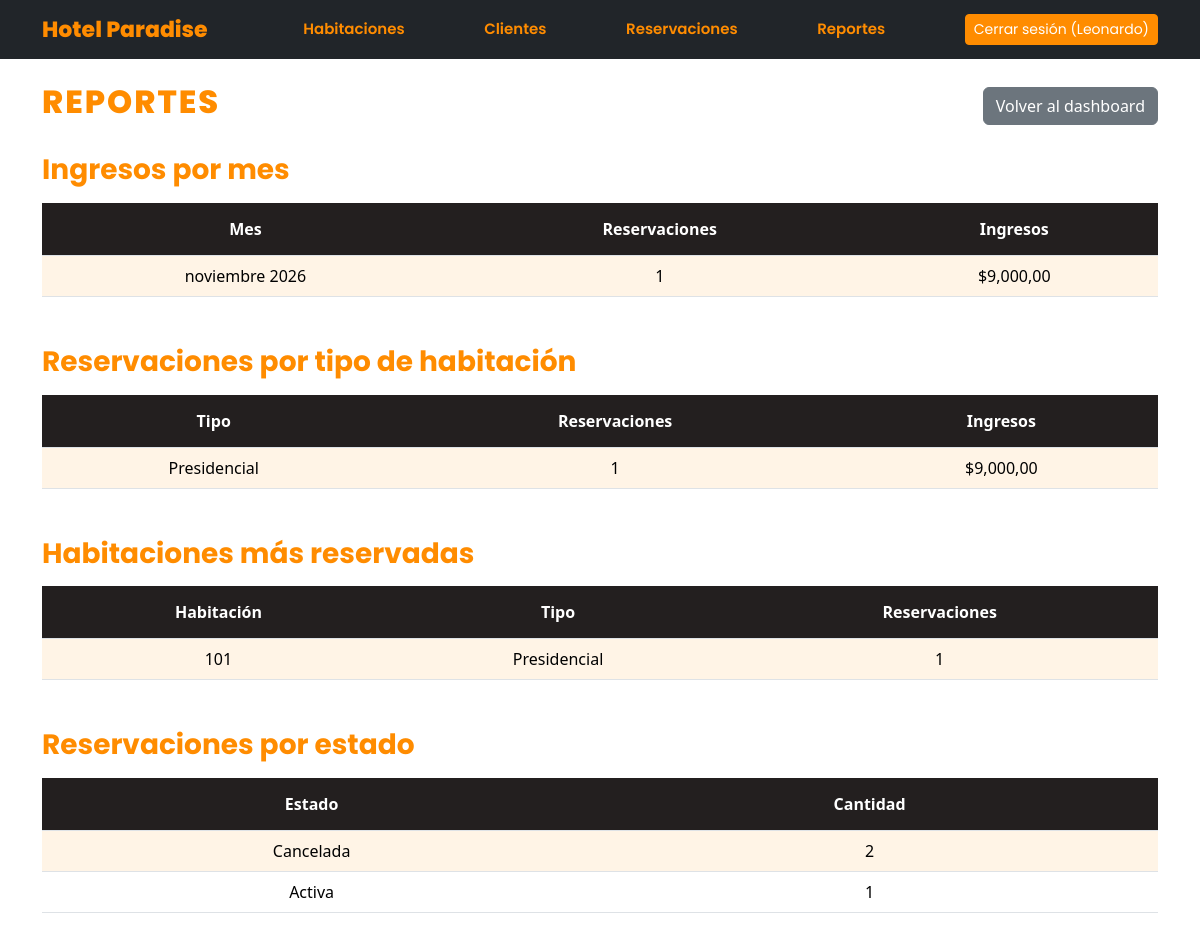
The page /reportes/ (signed in) on the database its author committed.
### habitaciones/models.py (models this page shows, shortened)
class Habitacion(models.Model):
    TIPOS = [
        ('individual', 'Individual'),
        ('doble', 'Doble'),
        ('suite', 'Suite'),
        ('presidencial', 'Presidencial'),
    ]
    numero = models.IntegerField(unique=True)
    tipo =  models.CharField((""), max_length=20, choices=TIPOS)
    precioxnoche = models.DecimalField(max_digits=  15, decimal_places=2)
    capacidad = models.IntegerField()
    disponible = models.BooleanField(default= True)
    imagen = models.ImageField(upload_to='habitaciones/', blank=True, null=True)

### reservaciones/models.py (models this page shows, shortened)
class Reservacion(models.Model):
    ACTIVA = 'activa'
    CANCELADA = 'cancelada'
    FINALIZADA = 'finalizada'
    ESTADOS = [
        (ACTIVA, 'Activa'),
        (CANCELADA, 'Cancelada'),
        (FINALIZADA, 'Finalizada'),
    ]
    cliente = models.ForeignKey(Cliente, on_delete=models.PROTECT,
                                related_name='reservaciones')
    habitacion = models.ForeignKey(Habitacion, on_delete=models.PROTECT,
                                   related_name='reservaciones')
    fecha_entrada = models.DateField()
    fecha_salida = models.DateField()
    total = models.DecimalField(max_digits=10, decimal_places=2,
                                default=0, editable=False)
    estado = models.CharField(max_length=20, choices=ESTADOS, default=ACTIVA)
    class Meta:
        ordering = ['-fecha_entrada']
        verbose_name = 'Reservación'
        verbose_name_plural = 'Reservaciones'

### hotel_paradise/views.py (the view)
# urls.py: path('reportes/', views.reportes, name='reportes'),
@login_required
def reportes(request):
    validas = Reservacion.objects.exclude(estado=Reservacion.CANCELADA)
    ingresos_por_mes = (
        validas
        .annotate(mes=TruncMonth('fecha_entrada'))
        .values('mes')
        .annotate(reservaciones=Count('id'), ingresos=Sum('total'))
        .order_by('-mes')
    )
    nombres_tipo = dict(Habitacion.TIPOS)
    por_tipo = [
        {
            'tipo': nombres_tipo.get(fila['habitacion__tipo'], fila['habitacion__tipo']),
            'reservaciones': fila['reservaciones'],
            'ingresos': fila['ingresos'],
        }
        for fila in (
            validas
            .values('habitacion__tipo')
            .annotate(reservaciones=Count('id'), ingresos=Sum('total'))
            .order_by('-reservaciones')
        )
    ]
    mas_reservadas = (
        Habitacion.objects
        .annotate(total=Count(
            'reservaciones',
            filter=~Q(reservaciones__estado=Reservacion.CANCELADA)
        ))
        .filter(total__gt=0)
        .order_by('-total')[:5]
    )
    nombres_estado = dict(Reservacion.ESTADOS)
    por_estado = [
        {
            'estado': nombres_estado.get(fila['estado'], fila['estado']),
            'cantidad': fila['cantidad'],
        }
        for fila in (
            Reservacion.objects
            .values('estado')
            .annotate(cantidad=Count('id'))
            .order_by('-cantidad')
        )
    ]
    return render(request, 'reportes.html', {
        'ingresos_por_mes': ingresos_por_mes,
        'por_tipo': por_tipo,
        'mas_reservadas': mas_reservadas,
        'por_estado': por_estado,
    })

### templates/reportes.html (shortened to what this page needs)
{% extends 'base.html' %}
{% load humanize %}
{% block content %}
<div class="d-flex justify-content-between align-items-center mb-4">
    <h1 class="titulo-habitaciones">Reportes</h1>
    <a href="{% url 'dashboard' %}" class="btn btn-limpiar">Volver al dashboard</a>
</div>
<h3 class="titulo-formulario mb-3">Ingresos por mes</h3>
<table class="table text-center align-middle mb-5">
    <thead>
        <tr>
            <th>Mes</th>
            <th>Reservaciones</th>
            <th>Ingresos</th>
        </tr>
    </thead>
    <tbody>
        {% for fila in ingresos_por_mes %}
        <tr>
            <td>{{ fila.mes|date:"F Y" }}</td>
            <td>{{ fila.reservaciones }}</td>
            <td>${{ fila.ingresos|floatformat:2|intcomma }}</td>
        </tr>
        {% empty %}
        <tr><td colspan="3">Todavía no hay reservaciones.</td></tr>
        {% endfor %}
    </tbody>
</table>
<h3 class="titulo-formulario mb-3">Reservaciones por tipo de habitación</h3>
<table class="table text-center align-middle mb-5">
    <thead>
        <tr>
            <th>Tipo</th>
            <th>Reservaciones</th>
            <th>Ingresos</th>
        </tr>
    </thead>
    <tbody>
        {% for fila in por_tipo %}
        <tr>
            <td>{{ fila.tipo }}</td>
            <td>{{ fila.reservaciones }}</td>
            <td>${{ fila.ingresos|floatformat:2|intcomma }}</td>
        </tr>
        {% empty %}
        <tr><td colspan="3">Todavía no hay reservaciones.</td></tr>
        {% endfor %}
    </tbody>
</table>
<h3 class="titulo-formulario mb-3">Habitaciones más reservadas</h3>
<table class="table text-center align-middle mb-5">
    <thead>
        <tr>
            <th>Habitación</th>
            <th>Tipo</th>
            <th>Reservaciones</th>
        </tr>
    </thead>
    <tbody>
        {% for habitacion in mas_reservadas %}
        <tr>
            <td>{{ habitacion.numero }}</td>
            <td>{{ habitacion.get_tipo_display }}</td>
            <td>{{ habitacion.total }}</td>
        </tr>
        {% empty %}
        <tr><td colspan="3">Todavía no hay reservaciones.</td></tr>
        {% endfor %}
    </tbody>
</table>
<h3 class="titulo-formulario mb-3">Reservaciones por estado</h3>
<table class="table text-center align-middle mb-5">
    <thead>
        <tr>
            <th>Estado</th>
            <th>Cantidad</th>
        </tr>
    </thead>
    <tbody>
        {% for fila in por_estado %}
        <tr>
            <td>{{ fila.estado }}</td>
            <td>{{ fila.cantidad }}</td>
        </tr>
        {% empty %}
        <tr><td colspan="2">Todavía no hay reservaciones.</td></tr>
        {% endfor %}
    </tbody>
</table>
{% endblock %}

### templates/base.html (shortened to what this page needs)
<!DOCTYPE html>
<html lang="es">
<head>
    <link href="https://cdn.jsdelivr.net/npm/bootstrap@5.3.3/dist/css/bootstrap.min.css" rel="stylesheet">
</head>
<body>
    <nav class="navbar navbar-dark bg-dark mb-4">
        <div class="container">
            <a class="navbar-brand" href="{% url 'dashboard' %}">Hotel Paradise</a>
            {% if user.is_authenticated %}
                <a class="nav-link text-white" href="{% url 'habitaciones:lista' %}">
                    Habitaciones
                </a>
                <a class="nav-link text-white" href="{% url 'clientes:lista' %}">
                    Clientes
                </a>
                <a class="nav-link text-white" href="{% url 'reservaciones:lista' %}">
                    Reservaciones
                </a>
                <a class="nav-link text-white" href="{% url 'reportes' %}">
                    Reportes
                </a>
                <form method="post" action="{% url 'logout' %}" class="m-0">
                    <button type="submit" class="btn btn-sm btn-primary">
                        Cerrar sesión ({{ user.username }})
                    </button>
                </form>
            {% endif %}
        </div>
    </nav>
    <div class="container">
        {% block content %}{% endblock %}
    </div>
</body>
</html>

### templates/base.html (style rules this page uses)
:root { --naranja: #FF8C00; --naranja-hover: #E67E00; --crema: #FFF4E6; --oscuro: #212529; }
body { background-color: #FFFFFF; }
.navbar { background-color: var(--oscuro) !important; }
.navbar-brand, .navbar .nav-link { color: var(--naranja) !important; font-weight: 600; }
h1, h2, h3, h4 { color: var(--naranja); }
.titulo-habitaciones { font-family: 'Poppins', sans-serif !important; font-size: 32px; font-weight: 800; letter-spacing: 2px; color: #FF8C00; text-transform: uppercase; }
.titulo-formulario { font-family: 'Poppins', sans-serif !important; font-weight: 700; }
a { color: var(--naranja); }
.btn-primary { background-color: var(--naranja); border-color: var(--naranja); }
.btn-primary { background-color: #FF8C00; border-color: #FF8C00; color: white; }
a.btn-limpiar, a.btn-limpiar:visited { background-color: #6C757D !important; border: 1px solid #6C757D !important; color: #FFFFFF !important; }
.table thead th { background-color: #231f1f; color: #ffffff; font-weight: bold; padding: 14px; }
.table tbody tr:nth-child(odd) > * { background-color: #FFF4E6; }
.table tbody tr:nth-child(even) > * { background-color: #FFFFFF; }
.navbar .nav-link { transition: color 0.2s ease; }
.navbar, .navbar-brand, .navbar .nav-link { font-family: 'Poppins', sans-serif !important; }
.navbar-brand { font-size: 22px; font-weight: 800 !important; }
.navbar .nav-link { font-size: 15px; font-weight: 600 !important; }

### rows shown on the page
Habitacion: tipo "Presidencial", reservaciones "1", ingresos "9,000,00", numero "101", total "1"
Reservacion: estado "Cancelada", cantidad "2"
Reservacion: estado "Activa", cantidad "1"

### other values the page prints
{{ user.username }} "Leonardo"
{{ fila.mes|date:"F Y" }} "noviembre 2026"
{{ fila.reservaciones }} "1"
{{ fila.ingresos|floatformat:2|intcomma }} "9,000,00"
